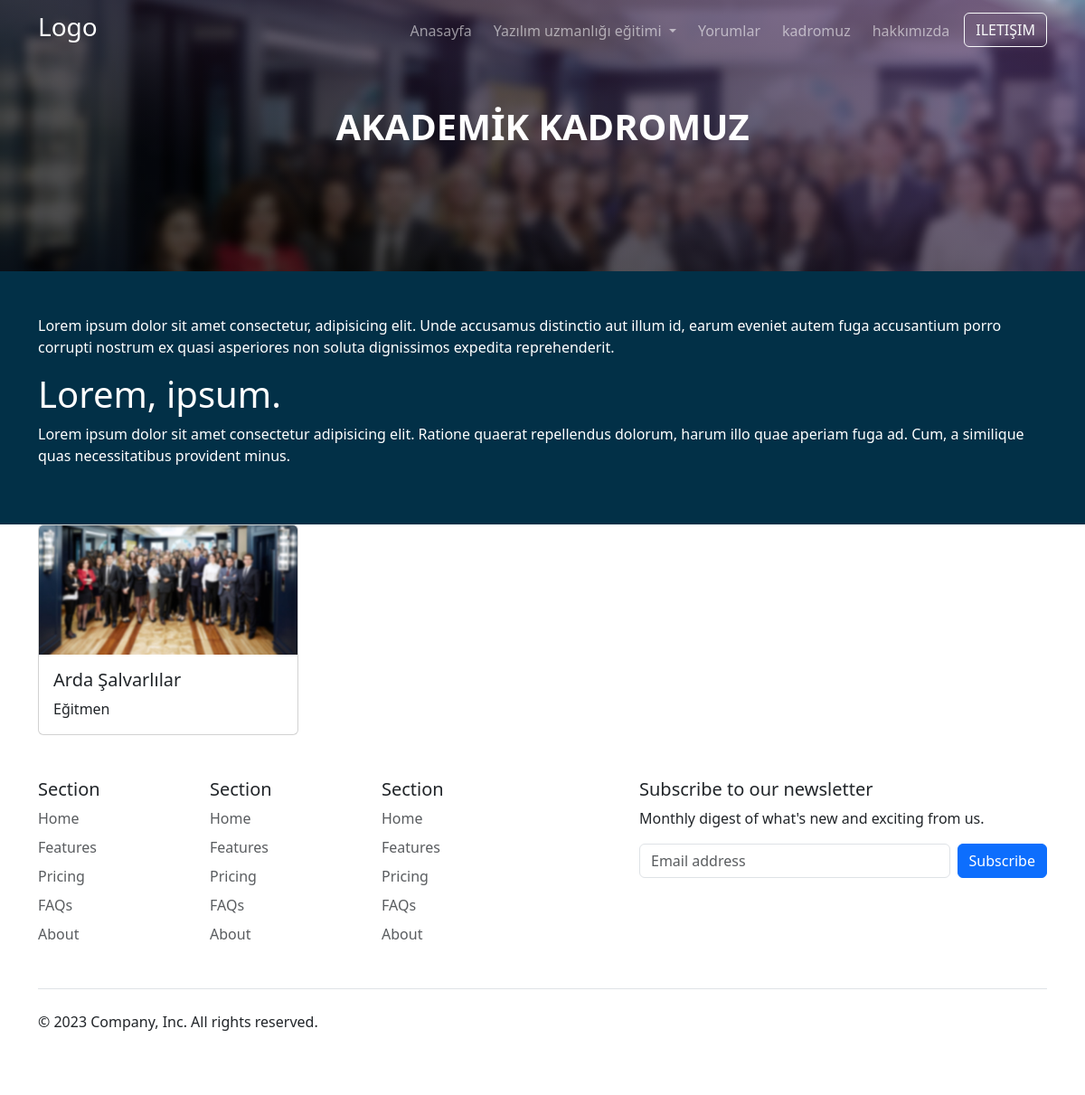
The page /kadromuz/ on the database as committed earlier.
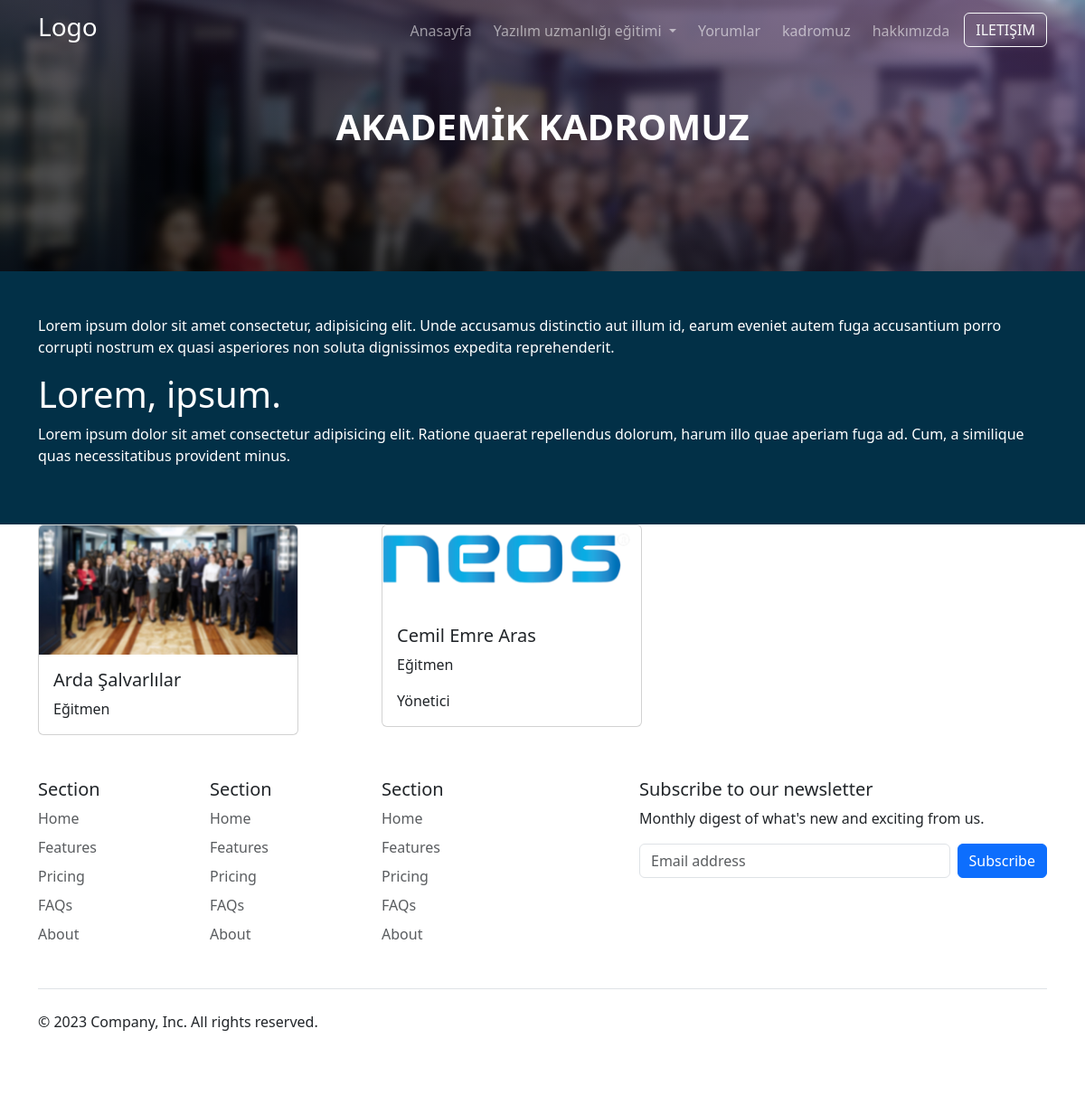
The same page on the database as committed later.
### kadro/models.py (models this page shows, shortened)
class Kadro(models.Model):
  full_name = models.CharField(max_length=100)
  image_url = models.ImageField(upload_to='persomal-picture')
  category = models.ManyToManyField(Category)

class Category(models.Model):
  title = models.CharField(max_length=50)

### pages/views.py (the view)
# urls.py: path('kadromuz/', kadromuz, name='kadromuzPage')
def kadromuz(request):
  personel = Kadro.objects.all()
  return render(request, 'kadromuz.html',{
    'personel': personel
  })

### pages/templates/kadromuz.html (shortened to what this page needs)
{% extends "core/base.html" %}
{% load static %}
{% block content %}
<div id="kadromuzContent" class='py-5'>
  <div class="explain-div">
    <div class="container">
      <p class='text-white'>Lorem ipsum dolor sit amet consectetur, adipisicing elit. Unde accusamus distinctio aut illum id, earum eveniet autem fuga accusantium porro corrupti nostrum ex quasi asperiores non soluta dignissimos expedita reprehenderit.</p>
      <h2 class='fs-1 text-white'>Lorem, ipsum.</h2>
      <p class='text-white'>Lorem ipsum dolor sit amet consectetur adipisicing elit. Ratione quaerat repellendus dolorum, harum illo quae aperiam fuga ad. Cum, a similique quas necessitatibus provident minus.</p>
    </div>
  </div>
</div>
<section id='kadro'>
  <div class="container">
    <div class="row">
      {% for calisan in personel %}
      <div class="col-lg-4 col-sm-6">
        {% include "partials/_personel.html" %}
      </div>
      {% endfor %}
    </div>
  </div>
</section>
{% endblock content %}

### templates/core/base.html (shortened to what this page needs)
{% load static %}
<!DOCTYPE html>
<html lang="en">
<head>
    <link href="https://cdn.jsdelivr.net/npm/bootstrap@5.3.2/dist/css/bootstrap.min.css" rel="stylesheet">
    <link rel="stylesheet" href="{% static "style/styles.css" %}">
</head>
<body>
    {% include "partials/_header.html" %}
    {% block content %}
    {% endblock content %}
    {% include "partials/_footer.html" %}
</body>
</html>

### templates/partials/_header.html (shortened to what this page needs)
{% if request.path == '/kadromuz/' %}
  {% include "partials/_kadromuz-header.html" %}
{% endif %}

### templates/partials/_kadromuz-header.html (shortened to what this page needs)
{% load static %}
<header id='kadromuz'>
  {% include "partials/_navbar.html" %}
  {% if request.path == '/kadromuz/' %}
  <div class="heading-div">
    <h1 class="text-center text-white text-capitalize fw-bold mt-5 ">AKADEMİK KADROMUZ</h1>
  </div>
  {% endif %}
</header>

### templates/partials/_navbar.html (shortened to what this page needs)
{% load static %}
<nav class="navbar navbar-expand-lg navbar-dark bg-transparent container" aria-label="Offcanvas navbar large">
    <div class="container-fluid">
      <a class="navbar-brand" href="{% url "indexPage" %}">
        <div class="w-50">
          <h3>Logo</h3>
        </div>
      </a>
      <div class="offcanvas offcanvas-end text-bg-dark" tabindex="-1" id="offcanvasNavbar2" aria-labelledby="offcanvasNavbar2Label">
        <div class="offcanvas-body">
            <ul class="navbar-nav ms-auto mb-2 mb-lg-0 flex gap-2">
                <li class="nav-item">
                  <a class="nav-link" aria-current="page" href="#">Anasayfa</a>
                </li>
                <li class="nav-item dropdown">
                  <a class="nav-link dropdown-toggle" href="#" role="button" data-bs-toggle="dropdown" aria-expanded="false">
                    Yazılım uzmanlığı eğitimi
                  </a>
                </li>
                <li class="nav-item">
                  <a class="nav-link">Yorumlar</a>
                </li>
                <li class="nav-item">
                  <a href="{% url "kadromuzPage" %}" class="nav-link">kadromuz</a>
                </li>
                <li class="nav-item">
                  <a href="#" class="nav-link">hakkımızda</a>
                </li>
                <li class="nav-item">
                  <a href="#" class="btn btn-outline-light text-uppercase">iletişim</a>
                </li>
              </ul>
        </div>
      </div>
    </div>
  </nav>

### templates/partials/_personel.html
<div class="card" style="width: 18rem;">
    <img src="{{calisan.image_url.url}}" class="card-img-top" alt="...">
    <div class="card-body">
      <h5 class="card-title">{{calisan.full_name}}</h5>
      {% for cat in calisan.category.all %}
        <p class='card-text'>{{cat.title}}</p>
      {% endfor %}
    </div>
</div>

### templates/partials/_footer.html (shortened to what this page needs)
<div class="container">
    <footer class="py-5">
      <div class="row">
        <div class="col-6 col-md-2 mb-3">
          <h5>Section</h5>
          <ul class="nav flex-column">
            <li class="nav-item mb-2"><a href="#" class="nav-link p-0 text-body-secondary">Home</a></li>
            <li class="nav-item mb-2"><a href="#" class="nav-link p-0 text-body-secondary">Features</a></li>
            <li class="nav-item mb-2"><a href="#" class="nav-link p-0 text-body-secondary">Pricing</a></li>
            <li class="nav-item mb-2"><a href="#" class="nav-link p-0 text-body-secondary">FAQs</a></li>
            <li class="nav-item mb-2"><a href="#" class="nav-link p-0 text-body-secondary">About</a></li>
          </ul>
        </div>
        <div class="col-6 col-md-2 mb-3">
          <h5>Section</h5>
          <ul class="nav flex-column">
            <li class="nav-item mb-2"><a href="#" class="nav-link p-0 text-body-secondary">Home</a></li>
            <li class="nav-item mb-2"><a href="#" class="nav-link p-0 text-body-secondary">Features</a></li>
            <li class="nav-item mb-2"><a href="#" class="nav-link p-0 text-body-secondary">Pricing</a></li>
            <li class="nav-item mb-2"><a href="#" class="nav-link p-0 text-body-secondary">FAQs</a></li>
            <li class="nav-item mb-2"><a href="#" class="nav-link p-0 text-body-secondary">About</a></li>
          </ul>
        </div>
        <div class="col-6 col-md-2 mb-3">
          <h5>Section</h5>
          <ul class="nav flex-column">
            <li class="nav-item mb-2"><a href="#" class="nav-link p-0 text-body-secondary">Home</a></li>
            <li class="nav-item mb-2"><a href="#" class="nav-link p-0 text-body-secondary">Features</a></li>
            <li class="nav-item mb-2"><a href="#" class="nav-link p-0 text-body-secondary">Pricing</a></li>
            <li class="nav-item mb-2"><a href="#" class="nav-link p-0 text-body-secondary">FAQs</a></li>
            <li class="nav-item mb-2"><a href="#" class="nav-link p-0 text-body-secondary">About</a></li>
          </ul>
        </div>
        <div class="col-md-5 offset-md-1 mb-3">
          <form>
            <h5>Subscribe to our newsletter</h5>
            <p>Monthly digest of what's new and exciting from us.</p>
            <div class="d-flex flex-column flex-sm-row w-100 gap-2">
              <input id="newsletter1" type="text" class="form-control" placeholder="Email address">
              <button class="btn btn-primary" type="button">Subscribe</button>
            </div>
          </form>
        </div>
      </div>
      <div class="d-flex flex-column flex-sm-row justify-content-between py-4 my-4 border-top">
        <p>© 2023 Company, Inc. All rights reserved.</p>
        <ul class="list-unstyled d-flex">
          <li class="ms-3"><a class="link-body-emphasis" href="#"><svg class="bi" width="24" height="24"><use xlink:href="#twitter"></use></svg></a></li>
          <li class="ms-3"><a class="link-body-emphasis" href="#"><svg class="bi" width="24" height="24"><use xlink:href="#instagram"></use></svg></a></li>
          <li class="ms-3"><a class="link-body-emphasis" href="#"><svg class="bi" width="24" height="24"><use xlink:href="#facebook"></use></svg></a></li>
        </ul>
      </div>
    </footer>
  </div>

### static/style/styles.css (style rules this page uses)
body { min-height: 100vh; background-repeat: no-repeat; }
body #kadromuz { background: linear-gradient(22deg, rgba(0, 0, 0, 0.7) 0%, rgba(0, 0, 0, 0.7) 25%, rgba(80, 51, 103, 0.7) 94%, rgba(162, 209, 255, 0.4) 100%), url("../images/egitmen-bg.jpg"); height: 300px; }
#kadromuzContent { background-color: #023047; }

Rows that differ between the two databases and show on the page:
added Kadro: image_url (picture), full_name "Cemil Emre Aras", Category (title "Eğitmen")
added Category: title "Yönetici", shown under "Cemil Emre Aras"
